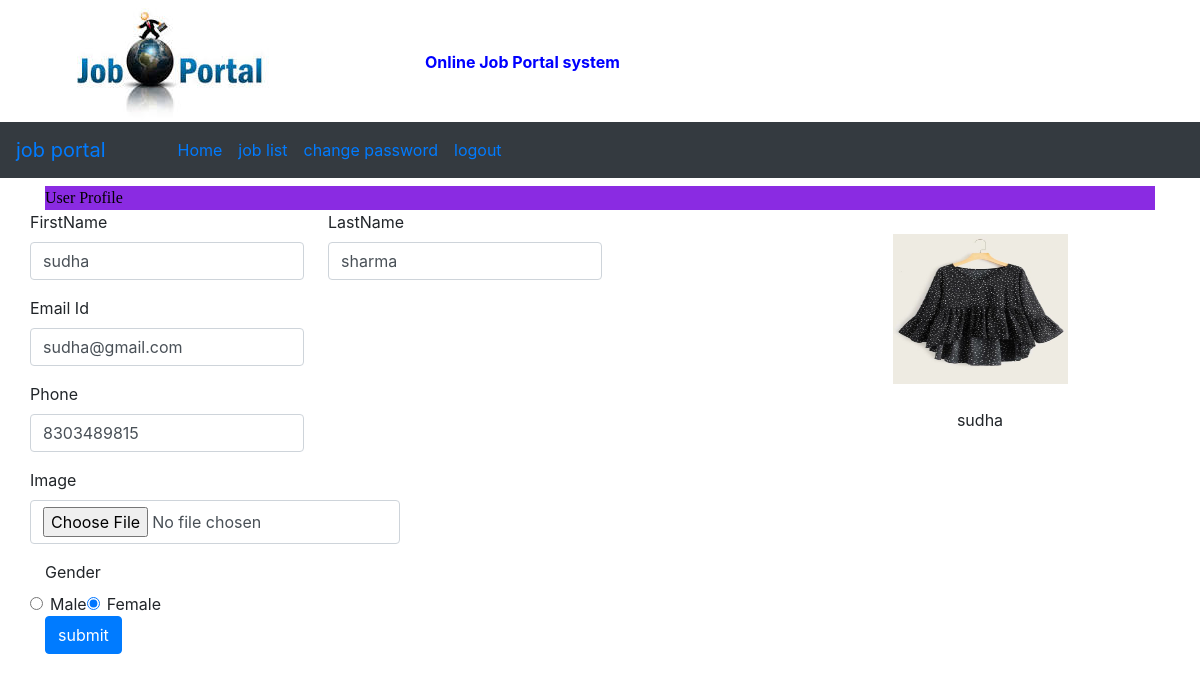
Screenshot of /user_home/ (signed in) with the database file from the repository.
### job/models.py (models this page shows, shortened)
class studentuser(models.Model):
    user = models.ForeignKey(User, on_delete=models.CASCADE)
    phone = models.CharField(max_length=10)
    gender = models.CharField(max_length=20)
    type = models.CharField(max_length=20)
    image = models.FileField(null = True)

### job/views.py (the view, shortened to what this page needs)
# urls.py: path('user_home/',views.user_home,name="UserHome"),
def user_home(request):
    if not request.user.is_authenticated:
        return redirect('/user_login')
    user = request.user
    myuser = studentuser.objects.get(user=user)
    param ={'myuser':myuser}
    return render(request,'user_home.html',param)

### job/templates/user_home.html (shortened to what this page needs)
{% extends 'user_nav.html' %}
{%block body%}
<div class="container my-2 ">
    <marquee style="font-family: cursive; color:black;background-color: blueviolet" direction=""> User Profile
    </marquee>
    <div class="row">
        <div class="col-md-8">
            <form action="/user_home/" method="post" enctype="multipart/form-data">{% csrf_token %}
                <div class="row">
                    <div class="form-group">
                        <label for="firstname"> FirstName</label>
                        <input type="text" class="form-control" id="fname" name="fname"
                            value="{{myuser.user.first_name}}">
                    </div>
                    <div class="form-group mx-4">
                        <label for="lastname"> LastName</label>
                        <input type="text" class="form-control" id="lname" name="lname"
                            value="{{myuser.user.last_name}}">
                    </div>
                </div>
                <div class="row">
                    <div class="form-group ">
                        <label for="email">Email Id</label>
                        <input type="email" class="form-control" id="email" name="email"
                            value="{{myuser.user.email}}">
                    </div>
                </div>
                <div class="row">
                    <div class="form-group">
                        <label for="phone">Phone</label>
                        <input type="tel" class="form-control" id="phone" name="phone" required
                            value="{{myuser.phone}}">
                    </div>
                </div>
                <div class="row">
                    <div class="form-group">
                        <label for="img">Image</label>
                        <input type="file" class="form-control" id="img" name="img">
                    </div>
                </div>
                <label>Gender</label>
                <div class="row">
                    {%if myuser.gender == 'male' %}
                    <div class="form-check">
                        <input class="form-check-input" type="radio" name="gender" id="male" value="male" checked>
                        <label class="form-check-label" for="male">
                            Male
                        </label>
                    </div>
                    <div class="form-check">
                        <input class="form-check-input" type="radio" name="gender" id="feamle" value="female">
                        <label class="form-check-label" for="female">
                            Female
                        </label>
                    </div>
                    {% else %}
                    <div class="form-check">
                        <input class="form-check-input" type="radio" name="gender" id="male" value="male">
                        <label class="form-check-label" for="male">
                            Male
                        </label>
                    </div>
                    <div class="form-check">
                        <input class="form-check-input" type="radio" name="gender" id="feamle" value="female" checked>
                        <label class="form-check-label" for="female">
                            Female
                        </label>
                    </div>
                    {%endif%}
                </div>
                <button type="submit" class="btn btn-primary">submit</button>
            </form>
        </div>
        <div class="col-md-4 text-center my-4">
            <img src="{{myuser.image.url}} " width="50%" height="150px">
            <p class="mt-4">{{myuser.user.username}}</p>
        </div>
    </div>
    {%endblock%}

### rows the page displays
studentuser: fname "sudha", lname "sharma", email "sudha@gmail.com", phone "8303489815", image (picture), user.username "sudha"
